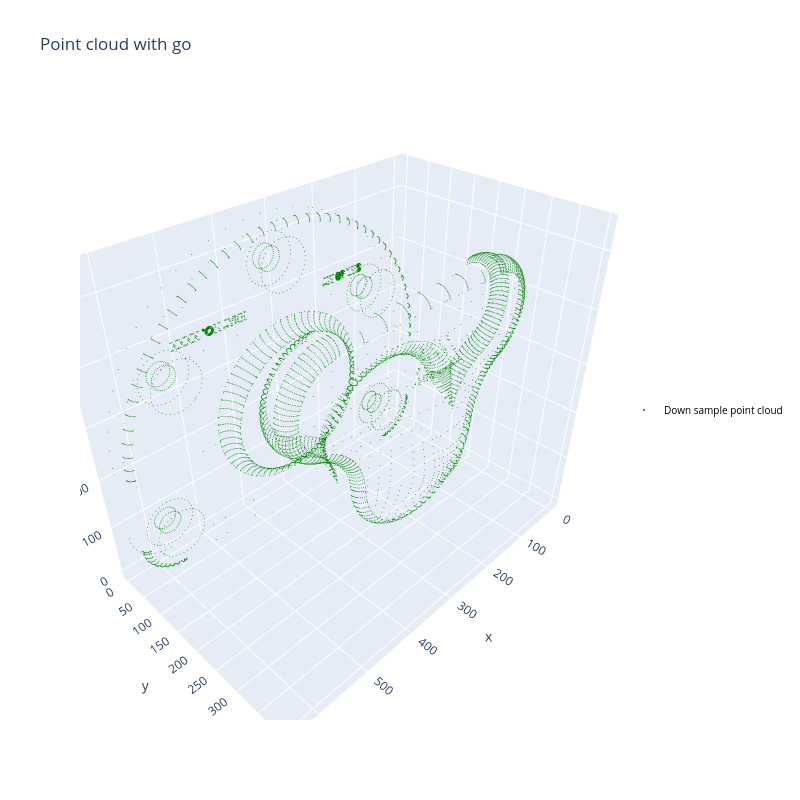

This figure's notebook cell:
### Markdown cell above
- operations as - downsampling, estimate normal

### Code cell
#downsample to reduce points
downpcd = pcd1.voxel_down_sample(voxel_size=0.2) #downsample by 20%
downpcd_np=np.asarray(downpcd.points)

trace = go.Scatter3d(
    x=downpcd_np[:, 0], y=downpcd_np[:, 1], z=downpcd_np[:, 2],
    mode='markers',
    marker=dict(size=0.5, color='green'),
    name='Down sample point cloud',
    showlegend=True
)


fig = go.Figure(data=[trace])
fig.update_layout(
                    title="Point cloud with go",
                    width=800,   # Set desired width
                    height=800,  # Set desired height
                    legend=dict(
                                x=1, #x=0,1 - left, right
                                y=0.5, #y=0,1 - bottom, top
                                bgcolor='rgba(255,255,255,0.7)',
                                #bordercolor='black',
                                #borderwidth=0.5
                                font=dict(
                                          size=10,
                                          color='black'  
                                        )
                                )

                )
fig.show()

print("Original pcd shape: {}".format(np.shape(pcd1_np)))

print("Downsample pcd shape: {}".format(np.shape(downpcd_np)))


#find normal vertex
downpcd.estimate_normals(search_param=o3d.geometry.KDTreeSearchParamHybrid(radius=0.1, max_nn=30))
#o3d.visualization.draw_geometries([downpcd],point_show_normal=True)

### Figure 1 — Plotly figure (JSON) as saved in the notebook; plotly's stock layout.template omitted (floating-point values rounded to 4 significant figures; data arrays with more than 128 entries replaced by an {"elided": "..."} marker saying what was removed)
{"data": [{"marker": {"color": "green", "size": 0.5}, "mode": "markers", "name": "Down sample point cloud", "showlegend": true, "type": "scatter3d", "x": {"elided": "9765 float values"}, "y": {"elided": "9765 float values"}, "z": {"elided": "9765 float values"}}], "layout": {"height": 800, "legend": {"bgcolor": "rgba(255,255,255,0.7)", "font": {"color": "black", "size": 10}, "x": 1, "y": 0.5}, "title": {"text": "Point cloud with go"}, "width": 800}}
